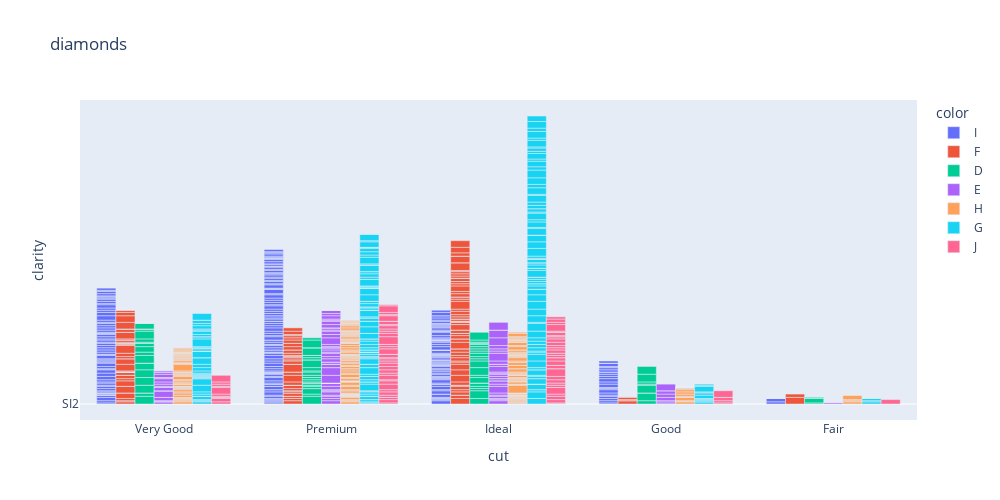

Here is the notebook cell this chart was saved with:
### Code cell
f_caros = px.bar(los_mas_caros, x="cut", y="clarity", 
                  barmode = 'group', color= 'color', title = 'diamonds', 
                   width=1000, height=500)
    
f_caros.show()

### Figure 1 — Plotly figure (JSON) as saved in the notebook; plotly's stock layout.template omitted (floating-point values rounded to 4 significant figures; data arrays with more than 128 entries replaced by an {"elided": "..."} marker saying what was removed)
{"data": [{"alignmentgroup": "True", "hovertemplate": "color=I<br>cut=%{x}<br>clarity=%{y}<extra></extra>", "legendgroup": "I", "marker": {"color": "#636efa", "pattern": {"shape": ""}}, "name": "I", "offsetgroup": "I", "orientation": "v", "showlegend": true, "textposition": "auto", "type": "bar", "x": {"elided": "285 str values"}, "xaxis": "x", "y": {"elided": "285 str values"}, "yaxis": "y"}, {"alignmentgroup": "True", "hovertemplate": "color=F<br>cut=%{x}<br>clarity=%{y}<extra></extra>", "legendgroup": "F", "marker": {"color": "#EF553B", "pattern": {"shape": ""}}, "name": "F", "offsetgroup": "F", "orientation": "v", "showlegend": true, "textposition": "auto", "type": "bar", "x": {"elided": "174 str values"}, "xaxis": "x", "y": {"elided": "174 str values"}, "yaxis": "y"}, {"alignmentgroup": "True", "hovertemplate": "color=D<br>cut=%{x}<br>clarity=%{y}<extra></extra>", "legendgroup": "D", "marker": {"color": "#00cc96", "pattern": {"shape": ""}}, "name": "D", "offsetgroup": "D", "orientation": "v", "showlegend": true, "textposition": "auto", "type": "bar", "x": ["Very Good", "Very Good", "Very Good", "Very Good", "Very Good", "Very Good", "Very Good", "Very Good", "Very Good", "Very Good", "Very Good", "Very Good", "Very Good", "Very Good", "Very Good", "Very Good", "Very Good", "Very Good", "Very Good", "Very Good", "Very Good", "Premium", "Premium", "Premium", "Premium", "Premium", "Premium", "Premium", "Premium", "Premium", "Premium", "Premium", "Premium", "Premium", "Premium", "Premium", "Premium", "Premium", "Premium", "Premium", "Premium", "Premium", "Premium", "Premium", "Premium", "Premium", "Premium", "Premium", "Premium", "Premium", "Ideal", "Ideal", "Ideal", "Ideal", "Ideal", "Ideal", "Ideal", "Ideal", "Ideal", "Ideal", "Ideal", "Ideal", "Ideal", "Ideal", "Ideal", "Ideal", "Ideal", "Ideal", "Ideal", "Ideal", "Ideal", "Good", "Good", "Good", "Good", "Good", "Good", "Good", "Good", "Good", "Good", "Fair", "Fair", "Fair", "Fair", "Fair"], "xaxis": "x", "y": ["IF", "VS1", "SI2", "IF", "IF", "IF", "VVS2", "SI2", "IF", "VS1", "VVS1", "VS1", "SI2", "SI1", "VS1", "IF", "VS2", "SI2", "SI2", "VVS1", "SI2", "IF", "VS2", "VVS1", "SI2", "VS2", "SI1", "VS2", "SI2", "SI1", "VS2", "VS2", "SI2", "SI2", "VS2", "VS1", "SI1", "VS1", "IF", "SI2", "VS2", "VS2", "SI2", "SI2", "SI2", "IF", "SI2", "SI2", "IF", "VS2", "VVS1", "IF", "VS2", "VS2", "VS1", "SI2", "VVS1", "VS2", "IF", "VVS2", "VS2", "VS2", "VS1", "VS2", "VS2", "VS2", "VS2", "SI1", "SI1", "VS2", "IF", "SI2", "SI2", "VS1", "IF", "SI2", "IF", "SI1", "VS2", "IF", "IF", "SI1", "I1", "SI2", "SI2", "SI1"], "yaxis": "y"}, {"alignmentgroup": "True", "hovertemplate": "color=E<br>cut=%{x}<br>clarity=%{y}<extra></extra>", "legendgroup": "E", "marker": {"color": "#ab63fa", "pattern": {"shape": ""}}, "name": "E", "offsetgroup": "E", "orientation": "v", "showlegend": true, "textposition": "auto", "type": "bar", "x": ["Very Good", "Very Good", "Very Good", "Very Good", "Very Good", "Very Good", "Very Good", "Very Good", "Very Good", "Very Good", "Very Good", "Very Good", "Very Good", "Very Good", "Very Good", "Very Good", "Very Good", "Very Good", "Very Good", "Very Good", "Very Good", "Very Good", "Very Good", "Very Good", "Very Good", "Very Good", "Very Good", "Very Good", "Very Good", "Premium", "Premium", "Premium", "Premium", "Premium", "Premium", "Premium", "Premium", "Premium", "Premium", "Premium", "Premium", "Premium", "Premium", "Premium", "Premium", "Premium", "Premium", "Premium", "Premium", "Premium", "Premium", "Premium", "Premium", "Premium", "Premium", "Premium", "Premium", "Premium", "Premium", "Premium", "Premium", "Premium", "Premium", "Premium", "Premium", "Premium", "Premium", "Premium", "Premium", "Premium", "Premium", "Premium", "Premium", "Premium", "Premium", "Premium", "Premium", "Premium", "Premium", "Premium", "Ideal", "Ideal", "Ideal", "Ideal", "Ideal", "Ideal", "Ideal", "Ideal", "Ideal", "Ideal", "Ideal", "Ideal", "Ideal", "Ideal", "Ideal", "Ideal", "Ideal", "Ideal", "Ideal", "Ideal", "Ideal", "Ideal", "Ideal", "Ideal", "Ideal", "Ideal", "Ideal", "Ideal", "Good", "Good", "Good", "Good", "Good", "Good", "Good", "Good", "Good", "Good", "Good", "Good", "Good", "Good", "Fair", "Fair"], "xaxis": "x", "y": ["VS2", "SI2", "SI1", "SI2", "SI2", "SI2", "VS1", "SI2", "VVS2", "SI2", "SI2", "SI2", "VS1", "SI2", "SI2", "SI2", "SI2", "SI1", "VS2", "VS2", "VS1", "SI2", "SI1", "SI2", "SI2", "VS1", "VS2", "SI2", "SI1", "VS1", "VS2", "VS2", "SI1", "VS1", "SI1", "SI2", "SI1", "VS1", "VS1", "SI2", "SI2", "SI2", "SI2", "SI2", "IF", "IF", "SI2", "VS1", "SI2", "SI2", "VS2", "SI2", "VS1", "VS2", "VS1", "SI1", "VS2", "VS2", "SI2", "SI2", "SI1", "VS2", "VVS2", "VS1", "SI2", "VS1", "SI1", "VS2", "SI2", "SI2", "VS1", "VS1", "SI1", "SI1", "VS1", "VS2", "VS1", "SI2", "SI2", "SI2", "VS1", "SI1", "SI1", "VS2", "SI1", "VS2", "VVS2", "VS2", "VS1", "SI2", "VS2", "SI2", "VS2", "VS2", "SI1", "SI1", "VVS1", "VS2", "SI2", "VS1", "IF", "VS2", "VS2", "VS1", "IF", "IF", "SI2", "IF", "SI2", "SI2", "SI2", "SI2", "SI2", "SI1", "VS2", "SI2", "SI2", "VS1", "VS1", "VS1", "SI2", "VVS2", "SI2", "SI1"], "yaxis": "y"}, {"alignmentgroup": "True", "hovertemplate": "color=H<br>cut=%{x}<br>clarity=%{y}<extra></extra>", "legendgroup": "H", "marker": {"color": "#FFA15A", "pattern": {"shape": ""}}, "name": "H", "offsetgroup": "H", "orientation": "v", "showlegend": true, "textposition": "auto", "type": "bar", "x": {"elided": "237 str values"}, "xaxis": "x", "y": {"elided": "237 str values"}, "yaxis": "y"}, {"alignmentgroup": "True", "hovertemplate": "color=G<br>cut=%{x}<br>clarity=%{y}<extra></extra>", "legendgroup": "G", "marker": {"color": "#19d3f3", "pattern": {"shape": ""}}, "name": "G", "offsetgroup": "G", "orientation": "v", "showlegend": true, "textposition": "auto", "type": "bar", "x": {"elided": "248 str values"}, "xaxis": "x", "y": {"elided": "248 str values"}, "yaxis": "y"}, {"alignmentgroup": "True", "hovertemplate": "color=J<br>cut=%{x}<br>clarity=%{y}<extra></extra>", "legendgroup": "J", "marker": {"color": "#FF6692", "pattern": {"shape": ""}}, "name": "J", "offsetgroup": "J", "orientation": "v", "showlegend": true, "textposition": "auto", "type": "bar", "x": ["Very Good", "Very Good", "Very Good", "Very Good", "Very Good", "Very Good", "Very Good", "Very Good", "Very Good", "Very Good", "Premium", "Premium", "Premium", "Premium", "Premium", "Premium", "Premium", "Premium", "Premium", "Premium", "Premium", "Premium", "Premium", "Premium", "Premium", "Premium", "Premium", "Premium", "Premium", "Premium", "Premium", "Premium", "Premium", "Premium", "Premium", "Premium", "Premium", "Premium", "Premium", "Premium", "Premium", "Premium", "Premium", "Premium", "Premium", "Premium", "Premium", "Premium", "Premium", "Premium", "Ideal", "Ideal", "Ideal", "Ideal", "Ideal", "Ideal", "Ideal", "Ideal", "Ideal", "Ideal", "Ideal", "Ideal", "Ideal", "Ideal", "Ideal", "Ideal", "Ideal", "Ideal", "Ideal", "Ideal", "Ideal", "Ideal", "Ideal", "Ideal", "Ideal", "Ideal", "Ideal", "Ideal", "Ideal", "Ideal", "Ideal", "Ideal", "Ideal", "Ideal", "Ideal", "Good", "Good", "Good", "Good", "Good", "Fair", "Fair", "Fair"], "xaxis": "x", "y": ["VS2", "VS1", "SI1", "SI1", "VS2", "VVS2", "SI1", "VS2", "VS2", "VVS2", "SI1", "VS1", "VS2", "SI2", "VS2", "VS1", "VS2", "VVS1", "VS1", "SI1", "I1", "VS2", "VS1", "VS1", "VS1", "VS2", "VS2", "SI1", "VS1", "SI2", "SI2", "VVS1", "VS2", "VS2", "SI2", "SI2", "IF", "VS1", "VS2", "VS2", "VS1", "SI1", "VS1", "SI2", "VVS1", "SI1", "SI2", "VS2", "VVS2", "SI1", "SI1", "SI2", "VS1", "VS1", "VS2", "VVS2", "SI2", "VS2", "VS2", "VS1", "VS1", "IF", "SI2", "VS1", "SI2", "I1", "VS1", "SI2", "VS2", "VS2", "VS1", "VS2", "VS2", "VS1", "VS1", "VS2", "SI2", "SI1", "VS1", "SI2", "SI1", "VVS2", "VS2", "VS1", "VS2", "SI1", "VS2", "VS1", "SI2", "VVS2", "SI2", "SI2", "I1"], "yaxis": "y"}], "layout": {"barmode": "group", "height": 500, "legend": {"title": {"text": "color"}, "tracegroupgap": 0}, "title": {"text": "diamonds"}, "width": 1000, "xaxis": {"anchor": "y", "domain": [0, 1], "title": {"text": "cut"}}, "yaxis": {"anchor": "x", "domain": [0, 1], "title": {"text": "clarity"}}}}
